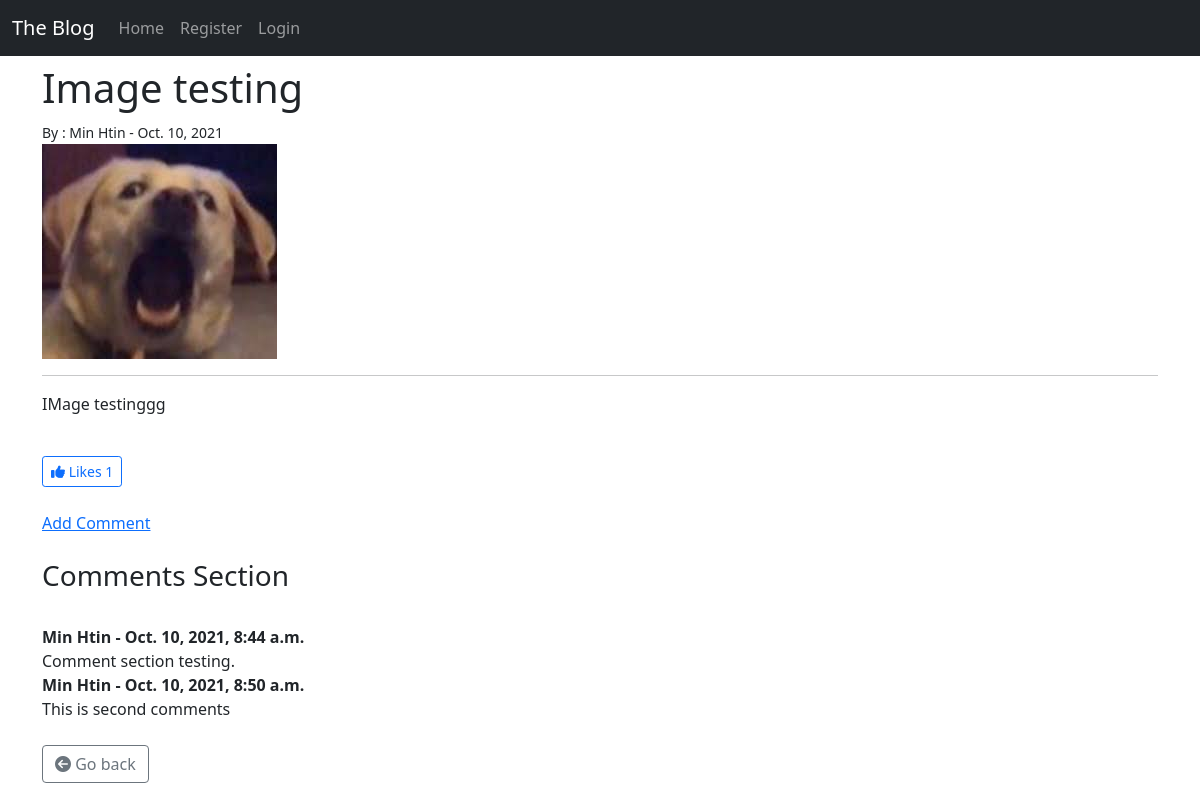
/article/14, run on the app's committed database.
### theblog/models.py (models this page shows, shortened)
class Post(models.Model):
    title = models.CharField(max_length=120)
    title_tag = models.CharField(max_length=120)
    author = models.ForeignKey(User, on_delete=models.CASCADE)
    image_field = models.ImageField(null=True, blank= True, upload_to='images/')
    body = models.TextField(null=True, blank=True)
    publish_date = models.DateField(auto_now_add=True)
    category = models.CharField(max_length=120, default='uncategorized')
    likes = models.ManyToManyField(User, related_name='blog_post')
    def total_likes(self):
        return self.likes.count()

class Comment(models.Model):
    post = models.ForeignKey(Post, related_name="comment", on_delete=models.CASCADE)
    name = models.CharField(max_length=225)
    body = models.TextField()
    date_added = models.DateTimeField(auto_now_add=True)

### theblog/views.py (the view)
# urls.py: path('article/<int:pk>', DetailView.as_view(), name="article_detail"),
class DetailView(dv):
    model = Post
    template_name = 'article_detail.html'
    def get_context_data(self, *args, **kwargs):
        context = super(DetailView, self).get_context_data(*args, **kwargs)
        stuff = get_object_or_404(Post, id=self.kwargs['pk'])
        total_likes = stuff.total_likes()
        liked = False
        if stuff.likes.filter(id=self.request.user.id).exists():
            liked = True
        context["total_likes"] = total_likes
        context["liked"] = liked
        return context

### theblog/templates/article_detail.html (shortened to what this page needs)
{% extends 'base.html' %}
{% block content %}
<h1>{{ post.title }}</h1>
<small>
    By : {{ post.author.first_name }} {{ post.author.last_name }} - {{ post.publish_date }}
    {% if post.image_field %}
    <br><img src="{{ post.image_field.url }}">
    {% endif %}
</small><br><hr>
{{ post.body | linebreaks | safe}}<br>
<form action="{% url 'like_post' post.pk %}" method="POST"> {% csrf_token %}
    {% if user.is_authenticated %}
        {% if liked %}
            <button type="submit" name="post_id" value="{{ post.id }}" class="btn btn-primary btn-sm">
                <i class="fa fa-thumbs-up" aria-hidden="true"></i> Liked {{total_likes}}
            </button>
        {% else %}
        <button type="submit" name="post_id" value="{{ post.id }}" class="btn btn-outline-primary btn-sm">
            <i class="fa fa-thumbs-up" aria-hidden="true"></i> Likes {{total_likes}}
        </button>
        {% endif %}
    {% else %}
        <a href="{% url 'login' %}"  class="btn btn-outline-primary btn-sm">
            <i class="fa fa-thumbs-up" aria-hidden="true"></i> Likes {{total_likes}}
        </a>
    {% endif %}
    <br>
    <br>
    {% if not post.comment.all %}
        NO comment <a href="{% url 'add_comment' post.pk %}">Add Comment</a> <br><br>
    {% else %}
    <a href="{% url 'add_comment' post.pk %}">Add Comment</a> <br><br>
    <h3>Comments Section</h3>
        {% for i in post.comment.all %}
            <br><strong> {{ i.name }} - {{ i.date_added }}</strong><br>
            {{ i.body}}
        {% endfor %}
    {% endif %}
</form>
<br>
<a href="{% url 'home' %}" class="btn btn-outline-secondary">
    <i class="fas fa-arrow-circle-left"></i> Go back
</a>
{% endblock content %}

### theblog/templates/base.html (shortened to what this page needs)
<!doctype html>
<html lang="en">
  <head>
    <link href="https://cdn.jsdelivr.net/npm/bootstrap@5.0.2/dist/css/bootstrap.min.css" rel="stylesheet">
  </head>
  <body>
    {% include 'navbar.html'%}
    <div class="container mt-2">
        {% block content %}
        {% endblock content %}
    </div>
  </body>
</html>

### theblog/templates/navbar.html (shortened to what this page needs)
<nav class="navbar navbar-expand-lg navbar-dark bg-dark align-center">
    <div class="container-fluid">
      <a class="navbar-brand" href="{% url 'home' %}">The Blog</a>
      <div class="collapse navbar-collapse" id="navbarSupportedContent">
        <ul class="navbar-nav me-auto mb-2 mb-lg-0">
          <li class="nav-item">
            <a class="nav-link" aria-current="page" href="/">Home</a>
          </li>
          <li class="nav-item">
            <a class="nav-link" href="{% url 'register' %}">Register</a>
          </li>
          {% if not user.is_authenticated %}
          <li class="nav-item">
            <a class="nav-link" href="{% url 'login' %}">Login</a>
          </li>
          {% endif %}
        </ul>
      </div>
    </div>
  </nav>

### data on the page
Post: title "Image testing", author.first_name "Min", author.last_name "Htin", publish_date "Oct. 10, 2021", image_field (picture), body "IMage testinggg"
Comment: name "Min Htin", date_added "Oct. 10, 2021, 8:44 a.m.", body "Comment section testing."
Comment: name "Min Htin", date_added "Oct. 10, 2021, 8:50 a.m.", body "This is second comments"

### other printed values
{{ total_likes }} "1"
